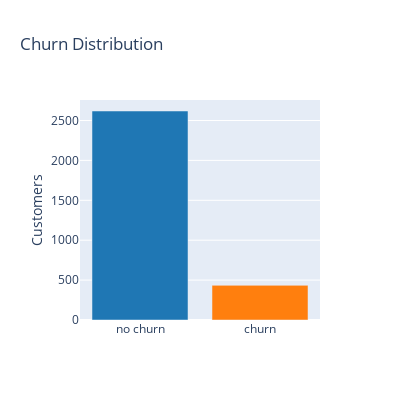

Notebook source saved alongside this figure:
### Code cell
y = df["Churn"].value_counts()

data = [go.Bar(x=[churn_dict[x] for x in y.index], y=y.values, marker = dict(color = colors[:len(y.index)]))]
layout = go.Layout(
    title='Churn Distribution',
    autosize=False,
    width=400,
    height=400,
    yaxis=dict(
        title='Customers',
    ),
)
fig = go.Figure(data=data, layout=layout)
iplot(fig, filename='basic-bar15')

print("Number of churned customers:", df["Churn"].value_counts()[1])
print("Number of loyal customers:", df["Churn"].value_counts()[0])

#visualizing the churn distribution using value_counts

### Figure 1 — Plotly figure (JSON) as saved in the notebook; plotly's stock layout.template omitted (floating-point values rounded to 4 significant figures)
{"data": [{"marker": {"color": ["rgb(31, 119, 180)", "rgb(255, 127, 14)"]}, "type": "bar", "x": ["no churn", "churn"], "y": [2619, 434]}], "layout": {"autosize": false, "height": 400, "title": {"text": "Churn Distribution"}, "width": 400, "yaxis": {"title": {"text": "Customers"}}}}
